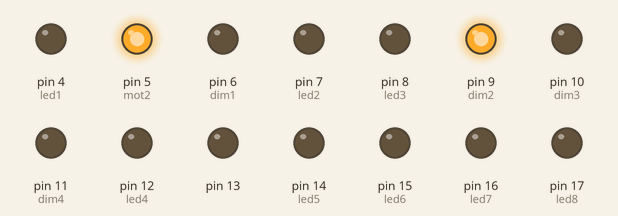
Simulated run of this sketch. Board: Arduino Uno, built with avr-gcc and run on an emulated ATmega328P. On the bench: output pins drawn as LEDs (lit = HIGH).

Above: at 0.1 s.
Timing chart, 0 to 1.6 s (numbered marks = the images above):
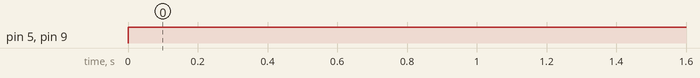

Measured:
- by itself, pin 5 (mot2), pin 9 (dim2): LOW → HIGH at 0.00 s

The sketch:

debugOld.ino
```cpp
int led1 = 4;
int led2 = 7;
int led3 = 8;
int led4 = 12;
int led5 = 14;
int led6 = 15;
int led7 = 16;
int led8 = 17;
int dim1 = 6;
int dim2 = 9;
int dim3 = 10;
int dim4 = 11;
int mot1 = 9;
int mot2 = 5;
int swi = 2;

int i = 0;
int way = 0;


void setup() {
  pinMode(led1, OUTPUT);
  pinMode(led2, OUTPUT);
  pinMode(led3, OUTPUT);
  pinMode(led4, OUTPUT);
  pinMode(led5, OUTPUT);
  pinMode(led6, OUTPUT);
  pinMode(led7, OUTPUT);
  pinMode(led8, OUTPUT);
  pinMode(dim1, OUTPUT);
  pinMode(dim2, OUTPUT);
  pinMode(dim3, OUTPUT);
  pinMode(dim4, OUTPUT);
  pinMode(mot1, OUTPUT);
  pinMode(mot2, OUTPUT);
  pinMode(swi, INPUT);
  pinMode(13, OUTPUT);
}

void loop() {
      digitalWrite(mot1, HIGH);
      digitalWrite(mot2, HIGH);
      delay(5);

}
```
